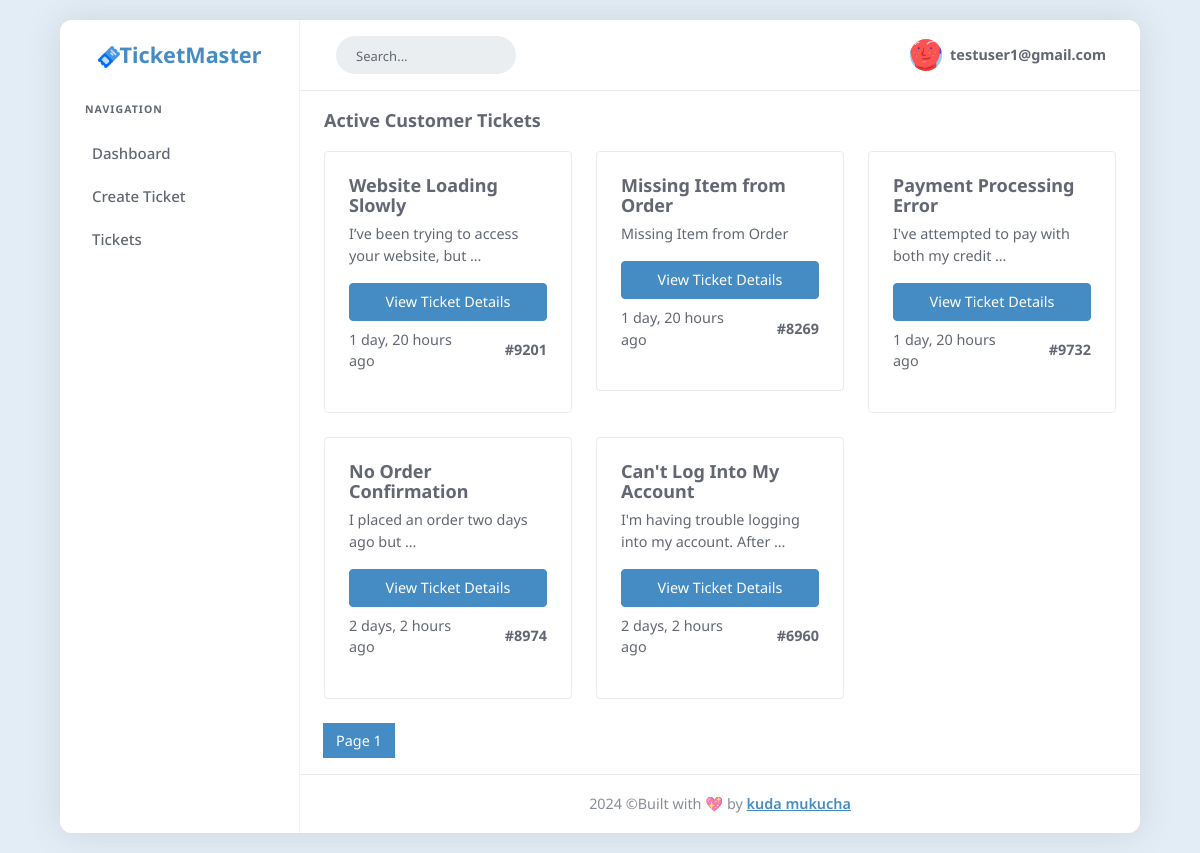
The page /ticket/active-customer-tickets/ (signed in) on the database its author committed.
### accounts/models.py (models this page shows)
class User(AbstractUser):
    is_customer = models.BooleanField(default=False)
    is_engineer = models.BooleanField(default=False)
    email = models.EmailField(unique=True)

### ticket/models.py (models this page shows, shortened)
class Ticket(models.Model):
    STATUS_CHOICES =[
        ('Active','Active'),
        ('Pending','Pending'),
        ('Resolved','Resolved')
    ]
    SEVERITY_CHOICES =[
        ('High','High'),
        ('Low','Low')
    ]
    customer = models.ForeignKey(User,on_delete=models.CASCADE,related_name='customer_tickets')
    engineer = models.ForeignKey(User,on_delete=models.DO_NOTHING,related_name='engineer_tickets',null=True)
    ticket_id = models.CharField(max_length=20,unique=True)
    title = models.CharField(max_length=50)
    description = models.TextField()
    status = models.CharField(max_length=20,choices=STATUS_CHOICES,default='Pending')
    created = models.DateTimeField(auto_now_add=True)
    updated = models.DateTimeField(auto_now=True)
    is_resolved = models.BooleanField(default=False)
    severity = models.CharField(max_length=5,choices=SEVERITY_CHOICES,default='Low')
    is_assigned_to_engineer= models.BooleanField(default=False)
    resolution_steps = models.TextField(blank=True,null=True)

### ticket/views.py (the view)
# urls.py: path('active-customer-tickets/',views.active_customer_tickets,name='active-customer-tickets'),
@login_required
def active_customer_tickets(request):
    ticket_list = Ticket.objects.filter(customer=request.user, is_resolved =False).order_by('-created')
    paginator = Paginator(ticket_list,6)
    page_number = request.GET.get('page',1)
    try:
        tickets = paginator.page(page_number)
    except EmptyPage:
        tickets = paginator.page(paginator.num_pages)
    except PageNotAnInteger:
        tickets = paginator.page(1)
    return render(request,'ticket/active-customer-tickets.html',{'tickets':tickets})

### templates/ticket/active-customer-tickets.html
{%extends 'dashboard/base.html'%}
{%load static%}
{%load humanize%}
{%block content%}
<div class="page-container">
    <div class="page-title-box">
        <div class="d-flex align-items-sm-center flex-sm-row flex-column gap-2">
            <div class="flex-grow-1">
                <h4 class="font-18 mb-0">Active Customer Tickets</h4>
            </div>
        </div>
    </div>
    {%if tickets%}
    <div class="row">
        {%for ticket in tickets%}
        <div class="col-lg-4">
            <div class="card card-body">
                <h5 class="card-title">{{ticket.title}}</h5>
                <p class="card-text">{{ticket.description | truncatewords:8}}</p>
                <a href="{%url 'ticket:ticket-details' ticket.ticket_id%}" class="btn btn-primary">View Ticket Details</a>
                <div class="d-flex align-items-center gap-5 mt-2">
                    <p class="card-text">{{ticket.created | naturaltime}}</p>
                    <p class="fw-bold">#{{ticket.ticket_id}}</p>
                </div>
            </div>
        </div>
        {%endfor%}
    </div>
    {%include 'pagination.html' with page=tickets%}
    {%else%}
    <div class="alert alert-dark d-flex align-items-center mb-0" role="alert">
        <iconify-icon icon="solar:balloon-bold-duotone" class="font-20 me-1"></iconify-icon>
        <div class="lh-1">No tickets at the moment.
        </div>
    </div>
    {%endif%}
</div>
{%endblock%}

### templates/dashboard/base.html (shortened to what this page needs)
{%load static%}
<!DOCTYPE html>
<html lang="en">
<head>
        <link href="{%static 'css/vendor.min.css'%}" rel="stylesheet" type="text/css" />
        <link href="{%static 'css/icons.min.css'%}" rel="stylesheet" type="text/css" />
        <link href="{%static 'css/app.min.css'%}" rel="stylesheet" type="text/css" id="app-style" />
</head>
<body>
    <div class="wrapper">
        <div class="sidenav-menu">
            <a href="/" class="logo">
                <span class="logo-dark">
                    <span class="logo-lg fw-bold fs-4 "><img src="{%static 'images/ticket.png'%}" alt="dark logo">TicketMaster</span>
                </span>
            </a>
            <div data-simplebar>
                <ul class="side-nav">
                    <li class="side-nav-title">Navigation</li>
                    <li class="side-nav-item">
                        <a href="/" class="side-nav-link">
                            <span class="menu-text"> Dashboard </span>
                        </a>
                    </li>
                    {%if request.user.is_customer%}
                    <li class="side-nav-item">
                        <a href="{%url 'ticket:create-ticket'%}" class="side-nav-link">
                            <span class="menu-text"> Create Ticket </span>
                        </a>
                    </li>
                    {%endif%}
                    <li class="side-nav-item">
                        <a data-bs-toggle="collapse" href="#sidebarPagesAuth" aria-expanded="false" aria-controls="sidebarPagesAuth" class="side-nav-link">
                            <span class="menu-text">Tickets</span>
                            <span class="menu-arrow"></span>
                        </a>
                    </li>
                </ul>
            </div>
        </div>
        <header class="app-topbar">
            <div class="page-container topbar-menu">
                <div class="d-flex align-items-center gap-2">
                    <button class="sidenav-toggle-button px-2">
                    </button>
                    <div class="d-none d-md-flex">
                        <form class="app-search" method="get" action="{%url 'ticket:ticket-search'%}">
                            <div class="app-search-box">
                                <div class="input-group">
                                    <input type="text" class="form-control" name="q" placeholder="Search...">
                                    <div class="input-group-append">
                                        <button class="btn btn-icon" type="submit">
                                        </button>
                                    </div>
                                </div>
                            </div>
                        </form>
                    </div>
                </div>
                <div class="d-flex align-items-center gap-2">
                    <div class="topbar-item d-none d-sm-flex">
                        <button class="topbar-link" id="light-dark-mode" type="button">
                        </button>
                    </div>
                    <div class="topbar-item">
                        <div class="dropdown">
                            <button class="topbar-link dropdown-toggle drop-arrow-none position-relative" data-bs-toggle="dropdown" data-bs-offset="0,25" type="button" data-bs-auto-close="outside" aria-haspopup="false" aria-expanded="false">
                            </button>
                        </div>
                    </div>
                    <div class="topbar-item nav-user">
                        <div class="dropdown">
                            <a class="topbar-link dropdown-toggle drop-arrow-none px-2" data-bs-toggle="dropdown" data-bs-offset="0,25" type="button" aria-haspopup="false" aria-expanded="false">
                                <img src="{%static 'images/users/avatar-1.png'%}" width="32" class="rounded-circle me-lg-2 d-flex" alt="user-image">
                                <span class="d-lg-flex flex-column gap-1 d-none">
                                    <h6 class="my-0">{{request.user.username}}</h6>
                                </span>
                            </a>
                        </div>
                    </div>
                </div>
            </div>
        </header>
        <div class="page-content">
           {%block content%}
           {%endblock%}
            <footer class="footer">
                <div class="page-container">
                    <div class="row">
                        <div class="col-md-12 text-center">
                            <script>document.write(new Date().getFullYear())</script> ©Built with  💖 by <span class="fw-semibold text-decoration-underline text-primary">kuda mukucha</span>
                        </div>
                    </div>
                </div>
            </footer>
        </div>
    </div>
</body>
</html>

### templates/pagination.html (shortened to what this page needs)
<nav aria-label="...">
    <ul class="pagination mb-3">
        <li class="page-item active" aria-current="page">
            <span class="page-link" >Page {{page.number}}</span>
        </li>
    </ul>
</nav>

### rows shown on the page
User: user.username "testuser1@gmail.com"
Ticket: title "Website Loading Slowly", description "I’ve been trying to access your website, but …", created "1 day, 20 hours ago", ticket_id "9201"
Ticket: title "Missing Item from Order", description "Missing Item from Order", created "1 day, 20 hours ago", ticket_id "8269"
Ticket: title "Payment Processing Error", description "I've attempted to pay with both my credit …", created "1 day, 20 hours ago", ticket_id "9732"
Ticket: title "No Order Confirmation", description "I placed an order two days ago but …", created "2 days, 2 hours ago", ticket_id "8974"
Ticket: title "Can't Log Into My Account", description "I'm having trouble logging into my account. After …", created "2 days, 2 hours ago", ticket_id "6960"

### other values the page prints
{{ page.number }} "1"
